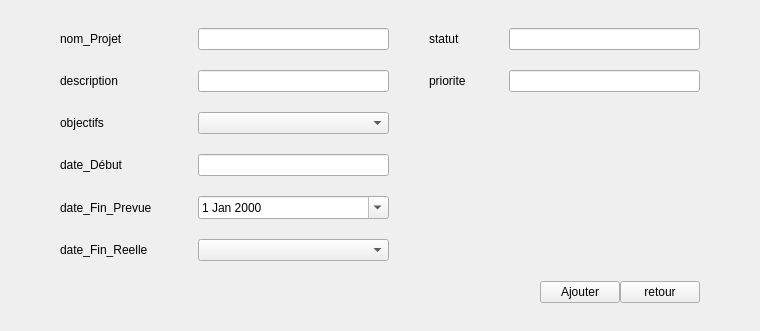
            <widget class="QWidget" name="page_proj_add">
             <layout class="QGridLayout" name="gridLayoutProjAdd">
              <property name="leftMargin">
               <number>60</number>
              </property>
              <property name="topMargin">
               <number>28</number>
              </property>
              <property name="rightMargin">
               <number>60</number>
              </property>
              <property name="bottomMargin">
               <number>28</number>
              </property>
              <property name="horizontalSpacing">
               <number>40</number>
              </property>
              <property name="verticalSpacing">
               <number>20</number>
              </property>
              <item row="6" column="0" colspan="4">
               <layout class="QHBoxLayout" name="hLayoutAddButtons">
                <item>
                 <spacer name="spacerAddButtons">
                  <property name="orientation">
                   <enum>Qt::Orientation::Horizontal</enum>
                  </property>
                  <property name="sizeHint" stdset="0">
                   <size>
                    <width>480</width>
                    <height>20</height>
                   </size>
                  </property>
                 </spacer>
                </item>
                <item>
                 <widget class="QPushButton" name="btnAddProj">
                  <property name="text">
                   <string>Ajouter</string>
                  </property>
                 </widget>
                </item>
                <item>
                 <widget class="QPushButton" name="btnRetourAddProj">
                  <property name="text">
                   <string>retour</string>
                  </property>
                 </widget>
                </item>
               </layout>
              </item>
              <item row="1" column="3">
               <widget class="QLineEdit" name="lineResumeAdd"/>
              </item>
              <item row="2" column="0">
               <widget class="QLabel" name="lblTypeBrevetAdd">
                <property name="text">
                 <string>objectifs  </string>
                </property>
               </widget>
              </item>
              <item row="2" column="1">
               <widget class="QComboBox" name="comboTypeBrevetAdd"/>
              </item>
              <item row="1" column="0">
               <widget class="QLabel" name="lblDomaineAdd">
                <property name="text">
                 <string>description  </string>
                </property>
               </widget>
              </item>
              <item row="5" column="0">
               <widget class="QLabel" name="lblStatusBrevetAdd">
                <property name="text">
                 <string>date_Fin_Reelle  </string>
                </property>
               </widget>
              </item>
              <item row="1" column="2">
               <widget class="QLabel" name="lblResumeAdd">
                <property name="text">
                 <string>priorite </string>
                </property>
               </widget>
              </item>
              <item row="4" column="1">
               <widget class="QDateEdit" name="dateDepotAdd">
                <property name="calendarPopup">
                 <bool>true</bool>
                </property>
                <property name="date">
                 <date>
                  <year>2000</year>
                  <month>1</month>
                  <day>1</day>
                 </date>
                </property>
               </widget>
              </item>
              <item row="3" column="1">
               <widget class="QLineEdit" name="lineNumeroBrevetAdd"/>
              </item>
              <item row="4" column="0">
               <widget class="QLabel" name="lblDateDepotAdd">
                <property name="text">
                 <string>date_Fin_Prevue  </string>
                </property>
               </widget>
              </item>
              <item row="0" column="1">
               <widget class="QLineEdit" name="lineTitreAdd"/>
              </item>
              <item row="5" column="1">
               <widget class="QComboBox" name="comboStatusBrevetAdd"/>
              </item>
              <item row="3" column="0">
               <widget class="QLabel" name="lblNumeroBrevetAdd">
                <property name="text">
                 <string>date_Début    </string>
                </property>
               </widget>
              </item>
              <item row="1" column="1">
               <widget class="QLineEdit" name="lineDomaineAdd"/>
              </item>
              <item row="0" column="3">
               <widget class="QLineEdit" name="lineInventeursAdd"/>
              </item>
              <item row="0" column="0">
               <widget class="QLabel" name="lblTitreAdd">
                <property name="text">
                 <string>nom_Projet </string>
                </property>
               </widget>
              </item>
              <item row="0" column="2">
               <widget class="QLabel" name="lblInventeursAdd">
                <property name="text">
                 <string>statut  </string>
                </property>
               </widget>
              </item>
             </layout>
            </widget>
